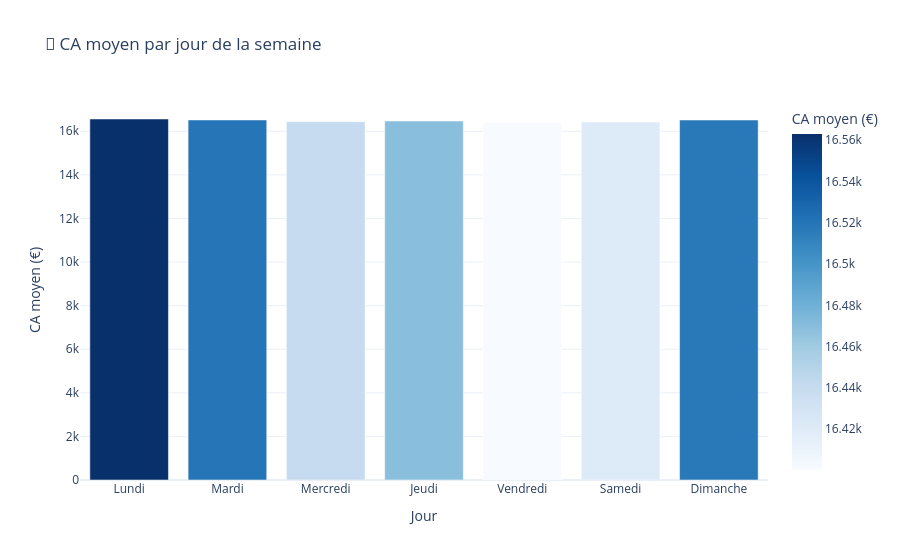

The code cell stored with this chart in its notebook:
### Code cell
# Analyse de la saisonnalité hebdomadaire
df_daily['jour_semaine'] = df_daily['date'].dt.dayofweek
ca_par_jour = df_daily.groupby('jour_semaine')['ca'].mean().reset_index()

jours = ['Lundi', 'Mardi', 'Mercredi', 'Jeudi', 'Vendredi', 'Samedi', 'Dimanche']
ca_par_jour['jour'] = ca_par_jour['jour_semaine'].map(lambda x: jours[x])

fig = px.bar(
    ca_par_jour, x='jour', y='ca',
    title='📅 CA moyen par jour de la semaine',
    labels={'jour': 'Jour', 'ca': 'CA moyen (€)'},
    color='ca', color_continuous_scale='Blues'
)
fig.update_layout(template='plotly_white', showlegend=False)
fig.show()

### Figure 1 — Plotly figure (JSON) as saved in the notebook; plotly's stock layout.template omitted (floating-point values rounded to 4 significant figures)
{"data": [{"hovertemplate": "Jour=%{x}<br>CA moyen (€)=%{marker.color}<extra></extra>", "legendgroup": "", "marker": {"color": [16560.0, 16520.0, 16440.0, 16470.0, 16400.0, 16420.0, 16520.0], "coloraxis": "coloraxis", "pattern": {"shape": ""}}, "name": "", "orientation": "v", "showlegend": false, "textposition": "auto", "type": "bar", "x": ["Lundi", "Mardi", "Mercredi", "Jeudi", "Vendredi", "Samedi", "Dimanche"], "xaxis": "x", "y": [16560.0, 16520.0, 16440.0, 16470.0, 16400.0, 16420.0, 16520.0], "yaxis": "y"}], "layout": {"barmode": "relative", "coloraxis": {"colorbar": {"title": {"text": "CA moyen (€)"}}, "colorscale": [[0, "rgb(247,251,255)"], [0.125, "rgb(222,235,247)"], [0.25, "rgb(198,219,239)"], [0.375, "rgb(158,202,225)"], [0.5, "rgb(107,174,214)"], [0.625, "rgb(66,146,198)"], [0.75, "rgb(33,113,181)"], [0.875, "rgb(8,81,156)"], [1, "rgb(8,48,107)"]]}, "legend": {"tracegroupgap": 0}, "showlegend": false, "title": {"text": "📅 CA moyen par jour de la semaine"}, "xaxis": {"anchor": "y", "domain": [0, 1], "title": {"text": "Jour"}}, "yaxis": {"anchor": "x", "domain": [0, 1], "title": {"text": "CA moyen (€)"}}}}
